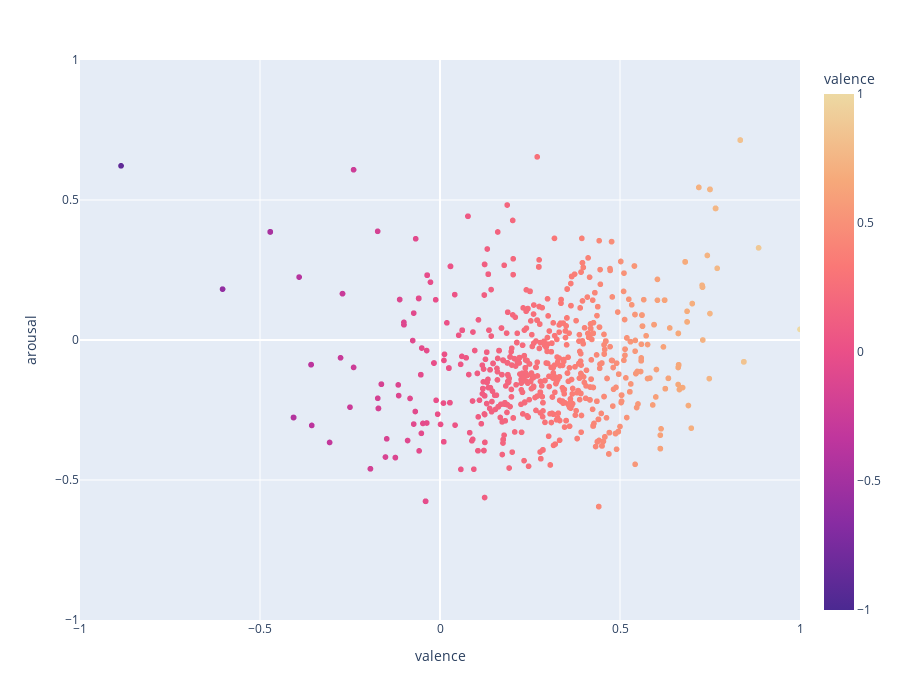

Source (notebook cell):
### Code cell
print('\n --- Avg valence:', np.mean([v for v in stats['valence'] if v is not None]))
print('\n --- Avg arousal:', np.mean([v for v in stats['arousal'] if v is not None]))

df = pd.DataFrame({'valence': stats['valence'], 'arousal': stats['arousal'], 'text': stats['texts']}).dropna()

fig = px.scatter(df, x="valence", y="arousal", 
                 hover_data={'text': True}, 
#                  size='count',
                 color='valence', 
                 color_continuous_scale=px.colors.sequential.Agsunset, 
                 range_color=(-1,1),
                 width=900, height=700)

fig.update_layout(xaxis_range=[-1,1])
fig.update_layout(yaxis_range=[-1,1])
fig.show()

### Figure 1 — Plotly figure (JSON) as saved in the notebook; plotly's stock layout.template omitted (floating-point values rounded to 4 significant figures; data arrays with more than 128 entries replaced by an {"elided": "..."} marker saying what was removed)
{"data": [{"customdata": {"elided": "1161x1 str values"}, "hovertemplate": "valence=%{marker.color}<br>arousal=%{y}<br>text=%{customdata[0]}<extra></extra>", "legendgroup": "", "marker": {"color": {"elided": "1161 float values"}, "coloraxis": "coloraxis", "symbol": "circle"}, "mode": "markers", "name": "", "showlegend": false, "type": "scattergl", "x": {"elided": "1161 float values"}, "xaxis": "x", "y": {"elided": "1161 float values"}, "yaxis": "y"}], "layout": {"coloraxis": {"cmax": 1, "cmin": -1, "colorbar": {"title": {"text": "valence"}}, "colorscale": [[0, "rgb(75, 41, 145)"], [0.1667, "rgb(135, 44, 162)"], [0.3333, "rgb(192, 54, 157)"], [0.5, "rgb(234, 79, 136)"], [0.6667, "rgb(250, 120, 118)"], [0.8333, "rgb(246, 169, 122)"], [1, "rgb(237, 217, 163)"]]}, "height": 700, "legend": {"tracegroupgap": 0}, "margin": {"t": 60}, "width": 900, "xaxis": {"anchor": "y", "domain": [0, 1], "range": [-1, 1], "title": {"text": "valence"}}, "yaxis": {"anchor": "x", "domain": [0, 1], "range": [-1, 1], "title": {"text": "arousal"}}}}
